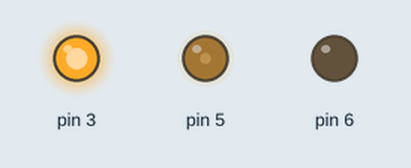
Recording of a sketch running on a simulated Arduino Uno, built with avr-gcc and run on an emulated ATmega328P. Shown: output pins drawn as LEDs (lit = HIGH).

Above: at 0.15 s.
At 3.7 s:
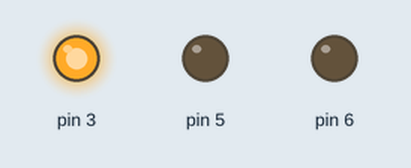
At 8.14 s:
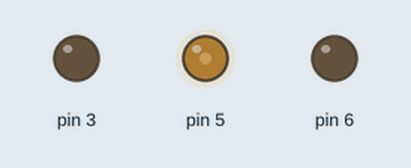
At 12.53 s:
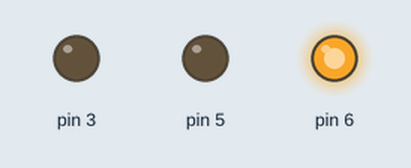
At 21.62 s:
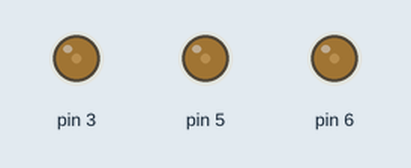
At 38.76 s:
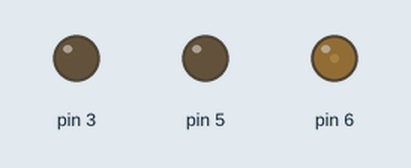
Timing chart, 0 to 40.0 s (numbered marks = the images above):
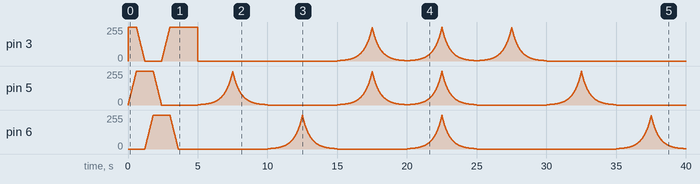

The sketch:

RGB_Lib_Test.ino
```cpp
#include <RGBlink.h>
#include <Streaming.h>
#include <Metro.h>

// pin locations for outputs
#define LED_R 3 // the PWM pin which drives the red LED
#define LED_G 5 // the PWM pin which drives the green LED
#define LED_B 6 // the PWM pin which drives the blue LED

LED light(LED_R, LED_G, LED_B);

// different lighting modes available.
enum LightModes {SOLID, BLINK, FADE, TEST, FLASH};
LightModes lightMode = TEST;

// HSB model 411: http://www.tomjewett.com/colors/hsb.html

// RGBY HSB already defined.  Add some more:
const HSB cyan = {hstep * 3, 255, 255};
const HSB magenta = {hstep * 5, 255, 255};
const HSB white = {0, 0, 255}; // at 0 saturation, hue is meaningless

// timer to switch between modes
#define TESTTIME 5000UL
Metro switchTimer(TESTTIME);
// colors we want to test
#define NCOLORS 5
const HSB colors[NCOLORS] = {red, green, blue, yellow, white};

void setup()
{
  Serial.begin(115200);

  // see: http://jeelabs.org/2011/11/09/fixing-the-arduinos-pwm-2/
  bitSet(TCCR1B, WGM12); // puts Timer1 in Fast PWM mode to match Timer0.

  // random seed.
  randomSeed(analogRead(A3)); // or some other unconected pin

  // start with a HSV test
  light.setMode(lightMode);
}

void loop()
{
  // call the leds update cycle for non-blocking fading
  light.update();

  // cycle through testing colors
  if ( switchTimer.check() ) {

    // set update intervals randomly
//    unsigned long onTime = random(TESTTIME / 4, (TESTTIME * 3) / 4);
//    unsigned long offTime = TESTTIME - onTime;
    unsigned long onTime = TESTTIME/2;
    unsigned long offTime = TESTTIME/2;

    // track the color we're on
    static int colorInd = NCOLORS;

/*
    // determine if we going to SOLID or FADE
    if ( lightMode == SOLID ) {

      // keep the same color, just test blinking.
      lightMode = BLINK;
      Serial << "Blinking " << colorInd << " onTime=" << onTime << " offTime=" << offTime << endl;

    } else if ( lightMode == BLINK ) {

      // keep the same color, just test fading.
      lightMode = FADE;
      Serial << "Fading " << colorInd << " onTime=" << onTime << " offTime=" << offTime << endl;

    } else {

      // new color, back to solid.
      lightMode = SOLID;
      // select the next color
      colorInd = (colorInd + 1) % NCOLORS; // wrap
      Serial << "Solid " << colorInd << endl;

    }
*/
    colorInd = (colorInd + 1) % NCOLORS; // wrap
    lightMode = FADE;

    // update the lighting mode
    light.setMode(lightMode);

    // update intervals; N/A for SOLID but whatever.
    light.setBlink(onTime, offTime);

    // update the color
    light.setColor(colors[colorInd]);

    // reset for next loop
    switchTimer.reset();
  }

}
```
